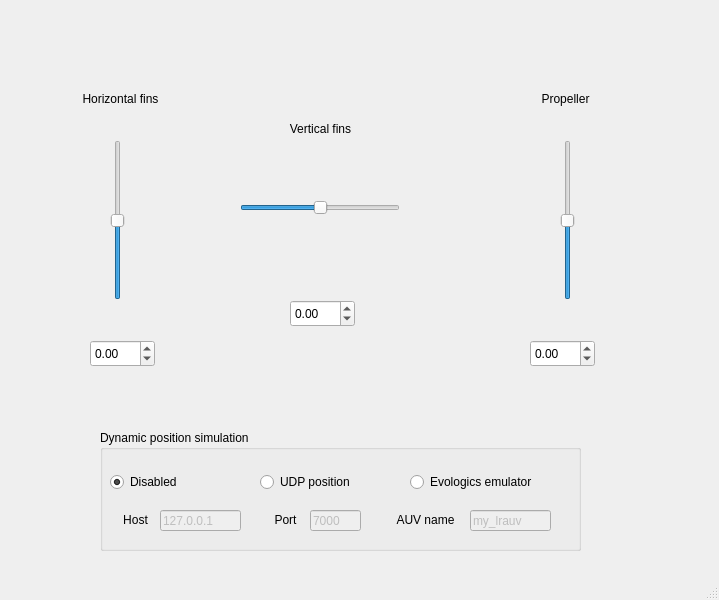
<?xml version="1.0" encoding="UTF-8"?>
<ui version="4.0">
 <class>ControlWindow</class>
 <widget class="QMainWindow" name="ControlWindow">
  <property name="geometry">
   <rect>
    <x>0</x>
    <y>0</y>
    <width>719</width>
    <height>600</height>
   </rect>
  </property>
  <property name="windowTitle">
   <string>ControlWindow</string>
  </property>
  <widget class="QWidget" name="centralwidget">
   <widget class="QSlider" name="propellerSlider">
    <property name="geometry">
     <rect>
      <x>560</x>
      <y>140</y>
      <width>16</width>
      <height>160</height>
     </rect>
    </property>
    <property name="maximum">
     <number>100</number>
    </property>
    <property name="value">
     <number>50</number>
    </property>
    <property name="orientation">
     <enum>Qt::Vertical</enum>
    </property>
   </widget>
   <widget class="QSlider" name="horizontalFinsSlider">
    <property name="geometry">
     <rect>
      <x>110</x>
      <y>140</y>
      <width>16</width>
      <height>160</height>
     </rect>
    </property>
    <property name="maximum">
     <number>100</number>
    </property>
    <property name="value">
     <number>50</number>
    </property>
    <property name="orientation">
     <enum>Qt::Vertical</enum>
    </property>
   </widget>
   <widget class="QSlider" name="verticalFinsSlider">
    <property name="geometry">
     <rect>
      <x>240</x>
      <y>200</y>
      <width>160</width>
      <height>16</height>
     </rect>
    </property>
    <property name="maximum">
     <number>100</number>
    </property>
    <property name="value">
     <number>50</number>
    </property>
    <property name="orientation">
     <enum>Qt::Horizontal</enum>
    </property>
   </widget>
   <widget class="QDoubleSpinBox" name="verticalFinsBox">
    <property name="geometry">
     <rect>
      <x>290</x>
      <y>300</y>
      <width>65</width>
      <height>27</height>
     </rect>
    </property>
    <property name="minimum">
     <double>-0.250000000000000</double>
    </property>
    <property name="maximum">
     <double>0.250000000000000</double>
    </property>
    <property name="singleStep">
     <double>0.050000000000000</double>
    </property>
   </widget>
   <widget class="QDoubleSpinBox" name="horizontalFinsBox">
    <property name="geometry">
     <rect>
      <x>90</x>
      <y>340</y>
      <width>65</width>
      <height>27</height>
     </rect>
    </property>
    <property name="minimum">
     <double>-0.250000000000000</double>
    </property>
    <property name="maximum">
     <double>0.250000000000000</double>
    </property>
    <property name="singleStep">
     <double>0.050000000000000</double>
    </property>
   </widget>
   <widget class="QDoubleSpinBox" name="propellerBox">
    <property name="geometry">
     <rect>
      <x>530</x>
      <y>340</y>
      <width>65</width>
      <height>27</height>
     </rect>
    </property>
    <property name="minimum">
     <double>-50.000000000000000</double>
    </property>
    <property name="maximum">
     <double>50.000000000000000</double>
    </property>
   </widget>
   <widget class="QLabel" name="label">
    <property name="geometry">
     <rect>
      <x>530</x>
      <y>90</y>
      <width>71</width>
      <height>18</height>
     </rect>
    </property>
    <property name="text">
     <string>&lt;html&gt;&lt;head/&gt;&lt;body&gt;&lt;p align=&quot;center&quot;&gt;Propeller&lt;/p&gt;&lt;/body&gt;&lt;/html&gt;</string>
    </property>
   </widget>
   <widget class="QLabel" name="label_2">
    <property name="geometry">
     <rect>
      <x>240</x>
      <y>120</y>
      <width>161</width>
      <height>18</height>
     </rect>
    </property>
    <property name="text">
     <string>&lt;html&gt;&lt;head/&gt;&lt;body&gt;&lt;p align=&quot;center&quot;&gt;Vertical fins&lt;/p&gt;&lt;/body&gt;&lt;/html&gt;</string>
    </property>
   </widget>
   <widget class="QLabel" name="label_3">
    <property name="geometry">
     <rect>
      <x>40</x>
      <y>90</y>
      <width>161</width>
      <height>18</height>
     </rect>
    </property>
    <property name="text">
     <string>&lt;html&gt;&lt;head/&gt;&lt;body&gt;&lt;p align=&quot;center&quot;&gt;Horizontal fins&lt;/p&gt;&lt;/body&gt;&lt;/html&gt;</string>
    </property>
   </widget>
   <widget class="QGroupBox" name="positionGroup">
    <property name="geometry">
     <rect>
      <x>100</x>
      <y>430</y>
      <width>481</width>
      <height>121</height>
     </rect>
    </property>
    <property name="title">
     <string>Dynamic position simulation</string>
    </property>
    <widget class="QRadioButton" name="disabledRadio">
     <property name="geometry">
      <rect>
       <x>10</x>
       <y>40</y>
       <width>111</width>
       <height>24</height>
      </rect>
     </property>
     <property name="text">
      <string>Disabled</string>
     </property>
     <property name="checked">
      <bool>true</bool>
     </property>
    </widget>
    <widget class="QRadioButton" name="udpPositionRadio">
     <property name="geometry">
      <rect>
       <x>160</x>
       <y>40</y>
       <width>111</width>
       <height>24</height>
      </rect>
     </property>
     <property name="text">
      <string>UDP position</string>
     </property>
    </widget>
    <widget class="QRadioButton" name="evologicsRadio">
     <property name="geometry">
      <rect>
       <x>310</x>
       <y>40</y>
       <width>161</width>
       <height>24</height>
      </rect>
     </property>
     <property name="text">
      <string>Evologics emulator</string>
     </property>
    </widget>
    <widget class="QLineEdit" name="hostBox">
     <property name="enabled">
      <bool>false</bool>
     </property>
     <property name="geometry">
      <rect>
       <x>60</x>
       <y>80</y>
       <width>81</width>
       <height>21</height>
      </rect>
     </property>
     <property name="text">
      <string>127.0.0.1</string>
     </property>
    </widget>
    <widget class="QLineEdit" name="portBox">
     <property name="enabled">
      <bool>false</bool>
     </property>
     <property name="geometry">
      <rect>
       <x>210</x>
       <y>80</y>
       <width>51</width>
       <height>21</height>
      </rect>
     </property>
     <property name="text">
      <string>7000</string>
     </property>
    </widget>
    <widget class="QLabel" name="hostLabel">
     <property name="geometry">
      <rect>
       <x>10</x>
       <y>80</y>
       <width>51</width>
       <height>21</height>
      </rect>
     </property>
     <property name="text">
      <string>&lt;html&gt;&lt;head/&gt;&lt;body&gt;&lt;p align=&quot;center&quot;&gt;Host&lt;/p&gt;&lt;/body&gt;&lt;/html&gt;</string>
     </property>
    </widget>
    <widget class="QLabel" name="portLabel">
     <property name="geometry">
      <rect>
       <x>160</x>
       <y>80</y>
       <width>51</width>
       <height>21</height>
      </rect>
     </property>
     <property name="text">
      <string>&lt;html&gt;&lt;head/&gt;&lt;body&gt;&lt;p align=&quot;center&quot;&gt;Port&lt;/p&gt;&lt;/body&gt;&lt;/html&gt;</string>
     </property>
    </widget>
    <widget class="QLabel" name="nameLabel">
     <property name="geometry">
      <rect>
       <x>280</x>
       <y>80</y>
       <width>91</width>
       <height>21</height>
      </rect>
     </property>
     <property name="text">
      <string>&lt;html&gt;&lt;head/&gt;&lt;body&gt;&lt;p align=&quot;center&quot;&gt;AUV name&lt;/p&gt;&lt;/body&gt;&lt;/html&gt;</string>
     </property>
    </widget>
    <widget class="QLineEdit" name="nameBox">
     <property name="enabled">
      <bool>false</bool>
     </property>
     <property name="geometry">
      <rect>
       <x>370</x>
       <y>80</y>
       <width>81</width>
       <height>21</height>
      </rect>
     </property>
     <property name="text">
      <string>my_lrauv</string>
     </property>
    </widget>
   </widget>
  </widget>
  <widget class="QMenuBar" name="menubar">
   <property name="geometry">
    <rect>
     <x>0</x>
     <y>0</y>
     <width>719</width>
     <height>23</height>
    </rect>
   </property>
  </widget>
  <widget class="QStatusBar" name="statusbar"/>
 </widget>
 <resources/>
 <connections>
  <connection>
   <sender>propellerSlider</sender>
   <signal>valueChanged(int)</signal>
   <receiver>ControlWindow</receiver>
   <slot>getPropeller(int)</slot>
   <hints>
    <hint type="sourcelabel">
     <x>567</x>
     <y>242</y>
    </hint>
    <hint type="destinationlabel">
     <x>359</x>
     <y>299</y>
    </hint>
   </hints>
  </connection>
  <connection>
   <sender>verticalFinsSlider</sender>
   <signal>valueChanged(int)</signal>
   <receiver>ControlWindow</receiver>
   <slot>getVerticalFins(int)</slot>
   <hints>
    <hint type="sourcelabel">
     <x>319</x>
     <y>230</y>
    </hint>
    <hint type="destinationlabel">
     <x>359</x>
     <y>299</y>
    </hint>
   </hints>
  </connection>
  <connection>
   <sender>horizontalFinsSlider</sender>
   <signal>valueChanged(int)</signal>
   <receiver>ControlWindow</receiver>
   <slot>getHorizontalFins(int)</slot>
   <hints>
    <hint type="sourcelabel">
     <x>117</x>
     <y>242</y>
    </hint>
    <hint type="destinationlabel">
     <x>359</x>
     <y>299</y>
    </hint>
   </hints>
  </connection>
  <connection>
   <sender>propellerBox</sender>
   <signal>valueChanged(double)</signal>
   <receiver>ControlWindow</receiver>
   <slot>getPropeller(double)</slot>
   <hints>
    <hint type="sourcelabel">
     <x>562</x>
     <y>376</y>
    </hint>
    <hint type="destinationlabel">
     <x>359</x>
     <y>299</y>
    </hint>
   </hints>
  </connection>
  <connection>
   <sender>verticalFinsBox</sender>
   <signal>valueChanged(double)</signal>
   <receiver>ControlWindow</receiver>
   <slot>getVerticalFins(double)</slot>
   <hints>
    <hint type="sourcelabel">
     <x>322</x>
     <y>336</y>
    </hint>
    <hint type="destinationlabel">
     <x>359</x>
     <y>299</y>
    </hint>
   </hints>
  </connection>
  <connection>
   <sender>horizontalFinsBox</sender>
   <signal>valueChanged(double)</signal>
   <receiver>ControlWindow</receiver>
   <slot>getHorizontalFins(double)</slot>
   <hints>
    <hint type="sourcelabel">
     <x>122</x>
     <y>376</y>
    </hint>
    <hint type="destinationlabel">
     <x>359</x>
     <y>299</y>
    </hint>
   </hints>
  </connection>
  <connection>
   <sender>disabledRadio</sender>
   <signal>toggled(bool)</signal>
   <receiver>ControlWindow</receiver>
   <slot>onDynamicPositionToggled(bool)</slot>
   <hints>
    <hint type="sourcelabel">
     <x>165</x>
     <y>504</y>
    </hint>
    <hint type="destinationlabel">
     <x>359</x>
     <y>299</y>
    </hint>
   </hints>
  </connection>
  <connection>
   <sender>udpPositionRadio</sender>
   <signal>toggled(bool)</signal>
   <receiver>ControlWindow</receiver>
   <slot>onDynamicPositionToggled(bool)</slot>
   <hints>
    <hint type="sourcelabel">
     <x>315</x>
     <y>504</y>
    </hint>
    <hint type="destinationlabel">
     <x>359</x>
     <y>299</y>
    </hint>
   </hints>
  </connection>
  <connection>
   <sender>evologicsRadio</sender>
   <signal>toggled(bool)</signal>
   <receiver>ControlWindow</receiver>
   <slot>onDynamicPositionToggled(bool)</slot>
   <hints>
    <hint type="sourcelabel">
     <x>490</x>
     <y>504</y>
    </hint>
    <hint type="destinationlabel">
     <x>359</x>
     <y>299</y>
    </hint>
   </hints>
  </connection>
  <connection>
   <sender>hostBox</sender>
   <signal>textEdited(QString)</signal>
   <receiver>ControlWindow</receiver>
   <slot>restartGazeboTransport()</slot>
   <hints>
    <hint type="sourcelabel">
     <x>200</x>
     <y>543</y>
    </hint>
    <hint type="destinationlabel">
     <x>359</x>
     <y>299</y>
    </hint>
   </hints>
  </connection>
  <connection>
   <sender>portBox</sender>
   <signal>textEdited(QString)</signal>
   <receiver>ControlWindow</receiver>
   <slot>restartGazeboTransport()</slot>
   <hints>
    <hint type="sourcelabel">
     <x>335</x>
     <y>543</y>
    </hint>
    <hint type="destinationlabel">
     <x>359</x>
     <y>299</y>
    </hint>
   </hints>
  </connection>
  <connection>
   <sender>nameBox</sender>
   <signal>textEdited(QString)</signal>
   <receiver>ControlWindow</receiver>
   <slot>restartGazeboTransport()</slot>
   <hints>
    <hint type="sourcelabel">
     <x>510</x>
     <y>543</y>
    </hint>
    <hint type="destinationlabel">
     <x>359</x>
     <y>299</y>
    </hint>
   </hints>
  </connection>
 </connections>
 <slots>
  <slot>getPropeller(int)</slot>
  <slot>getVerticalFins(int)</slot>
  <slot>getHorizontalFins(int)</slot>
  <slot>getPropeller(double)</slot>
  <slot>getVerticalFins(double)</slot>
  <slot>getHorizontalFins(double)</slot>
  <slot>onDynamicPositionToggled(bool)</slot>
  <slot>restartGazeboTransport()</slot>
 </slots>
</ui>
